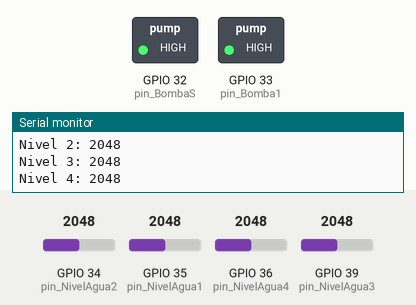
Simulated run of this sketch. Board: ESP32. Shown: switched loads named in the sketch (green lamp = pin HIGH), the last lines printed to the serial monitor. Inputs (shaded band) come from the test bench; at power-on: GPIO 35 (pin_NivelAgua1) = 2048, GPIO 34 (pin_NivelAgua2) = 2048, GPIO 36 (pin_NivelAgua4) = 2048, GPIO 39 (pin_NivelAgua3) = 2048. WiFi joins after 1.5 s; servers stay silent unless stated; no MQTT or app messages arrive unless stated.

Above: at 13.9 s.
14.0 s: GPIO 35 (pin_NivelAgua1) set to 2931
20.7 s: GPIO 35 (pin_NivelAgua1) set to 3043
At 25.8 s:
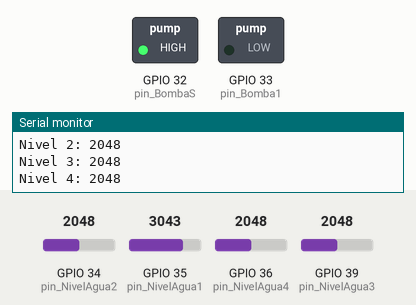
26.5 s: GPIO 35 (pin_NivelAgua1) set to 2866
At 31.3 s:
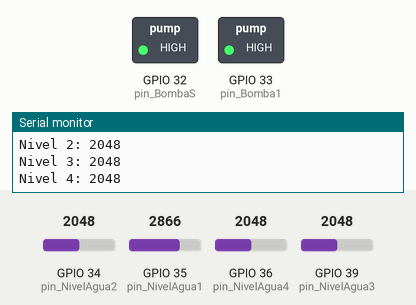
Timing chart, 0 to 32.8 s (numbered marks = the images above; inputs shaded):
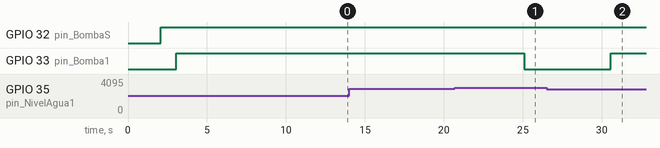

The sketch:

Etapa1.ino
```cpp
#include <WiFi.h>
#include <PubSubClient.h>

WiFiClient esp32Client;
PubSubClient mqttClient(esp32Client);

//WIFI
const char* ssid     = "wifi";
const char* password = "abcd1234";


//BROKER
char *servidor = "broker.emqx.io";
int puerto = 1883;


//PINES
int pin_NivelAgua1 = 35;
int pin_NivelAgua2 = 34;
int pin_NivelAgua3 = 39;
int pin_NivelAgua4 = 36;
int pin_BombaS = 32;
int pin_Bomba1 = 33;


//VARIABLES
int nivel1 = 0; //Para leer el valor del sensor de nivel de agua 1
int nivel2 = 0; //Para leer el valor del sensor de nivel de agua 2
int nivel3 = 0; //Para leer el valor del sensor de nivel de agua 3
int nivel4 = 0; //Para leer el valor del sensor de nivel de agua 4
int bombaS = -1; //Bandera para saber si está activa la bomba de agua S
const int referencia = 3000; //Para la lectura del nivel de agua
int bomba1 = -1; //Bandera para saber si está activa la bomba de agua 1
int start = -1; //Para leer del tópico "Test/ESP32/Start"
int etapa2 = 0; //Bandera para coordinar las etapas. Lee del tópico "Test/ESP32/Etapa2"


void wifiInit() {
  Serial.print("Conectándose a ");
  Serial.println(ssid);

  WiFi.begin(ssid, password);

  while (WiFi.status() != WL_CONNECTED) {
    Serial.print(".");
    delay(500);
  }
  Serial.println("");
  Serial.println("Conectado a WiFi");
  Serial.println("Dirección IP: ");
  Serial.println(WiFi.localIP());
}


void callback(char* topic, byte* payload, unsigned int length) {
  Serial.print("Mensaje recibido [");
  Serial.print(topic);
  Serial.print("] ");

  char payload_string[length + 1];
  int resultado;

  //Guarda el valor recibido del estado de la lavadora (extraer o no extraer agua)
  if (strcmp(topic,"Test/ESP32/Start")==0) {
    memcpy(payload_string, payload, length);
    payload_string[length] = '\0';
    resultado = atoi(payload_string);
    start = resultado;
  }
  //Guarda el valor recibido de la banera de Etapa 2
  else if (strcmp(topic,"Test/ESP32/Etapa2")==0) {
    memcpy(payload_string, payload, length);
    payload_string[length] = '\0';
    resultado = atoi(payload_string);
    etapa2 = resultado;
  }

}


void reconnect() {
  while (!mqttClient.connected()) {
    Serial.print("Intentando conectarse MQTT...");

    //Suscribirse a tópicos para conocer el estado de la lavadora y la bandera de Etapa 2
    if(mqttClient.connect("ESP32Prueba_Etapa1")) {
      Serial.println("Conectado");
      mqttClient.subscribe("Test/ESP32/Start");
      mqttClient.subscribe("Test/ESP32/Etapa2");
    } else {
      Serial.print("Fallo, rc=");
      Serial.print(mqttClient.state());
      Serial.println(" intentar de nuevo en 5 segundos");
      delay(5000);
    }
  }
}


void setup() {
  pinMode(pin_BombaS,OUTPUT);
  pinMode(pin_Bomba1,OUTPUT);
  Serial.begin(115200);
  delay(10);
  wifiInit();
  mqttClient.setServer(servidor, puerto);
  mqttClient.setCallback(callback);
}


void loop() {
  if (!mqttClient.connected()) {
    reconnect();
  }
  mqttClient.loop();


  //-------- Leer sensores --------
  nivel1 = analogRead(pin_NivelAgua1);
  nivel2 = analogRead(pin_NivelAgua2);
  nivel3 = analogRead(pin_NivelAgua3);
  nivel4 = analogRead(pin_NivelAgua4);
  //Imprimir el valor de los niveles de agua
  Serial.print("Nivel 1: ");
  Serial.println(nivel1);
  Serial.print("Nivel 2: ");
  Serial.println(nivel2);
  Serial.print("Nivel 3: ");
  Serial.println(nivel3);
  Serial.print("Nivel 4: ");
  Serial.println(nivel4);
  delay(500);


  //-------- Publicar el valor del nivel de agua 3 --------
  if(nivel3<referencia){
    mqttClient.publish("Test/ESP32/Nivel3","0");
  }
  else{
    mqttClient.publish("Test/ESP32/Nivel3","1");
  }


  //-------- Encender y Apagar BombaS --------
  if(start==1 && nivel2>referencia){
    digitalWrite(pin_BombaS,LOW);
    bombaS = 1;
    delay(1000);
  }
  else{
    digitalWrite(pin_BombaS,HIGH);
    bombaS = 0;
    delay(1000);
  }


  //-------- Encender y Apagar Bomba1 --------
  if(nivel1>referencia && nivel4<referencia && etapa2==0){
    digitalWrite(pin_Bomba1,LOW);
    bomba1 = 1;
    delay(1000);
  }
  else{
    digitalWrite(pin_Bomba1,HIGH);
    if(etapa2==0 && bomba1==1){
      mqttClient.publish("Test/ESP32/Etapa2","1");
    }
    bomba1 = 0;
    delay(1000);
  }


  //-------- Publicar el Estado de Llenado --------
  if(bombaS==1 || bomba1==1){
    mqttClient.publish("Test/ESP32/EstadoLlenado","1");
  }
  else{
    mqttClient.publish("Test/ESP32/EstadoLlenado","0");
  }
  delay(1000);


  //-------- Publicar detalles del Tanque1 --------
  if(nivel1<referencia && nivel2>referencia){
    mqttClient.publish("Test/ESP32/DetallesTanque1","Vacio");
  }
  else if(nivel1>referencia && nivel2>referencia){
    mqttClient.publish("Test/ESP32/DetallesTanque1","Con agua");
  }
  else{
    mqttClient.publish("Test/ESP32/DetallesTanque1","Lleno");
  }
  delay(1000);


  //-------- Publicar detalles del Tanque2 --------
  if(nivel3<referencia && nivel4<referencia){
    mqttClient.publish("Test/ESP32/DetallesTanque2","Vacio");
  }
  else if(nivel3>referencia && nivel4<referencia){
    mqttClient.publish("Test/ESP32/DetallesTanque2","Con agua");
  }
  else{
    mqttClient.publish("Test/ESP32/DetallesTanque2","Lleno");
  }
  delay(1000);

}
```

Measured:
- the behaviour switches between 3000 and 3001 on GPIO 35 (pin_NivelAgua1) (found by bisection; images 0 and 1)
- after the input at 20.7 s, GPIO 33 (pin_Bomba1): HIGH → LOW after 4.4 s
- after the input at 26.5 s, GPIO 33 (pin_Bomba1): LOW → HIGH after 4.1 s
